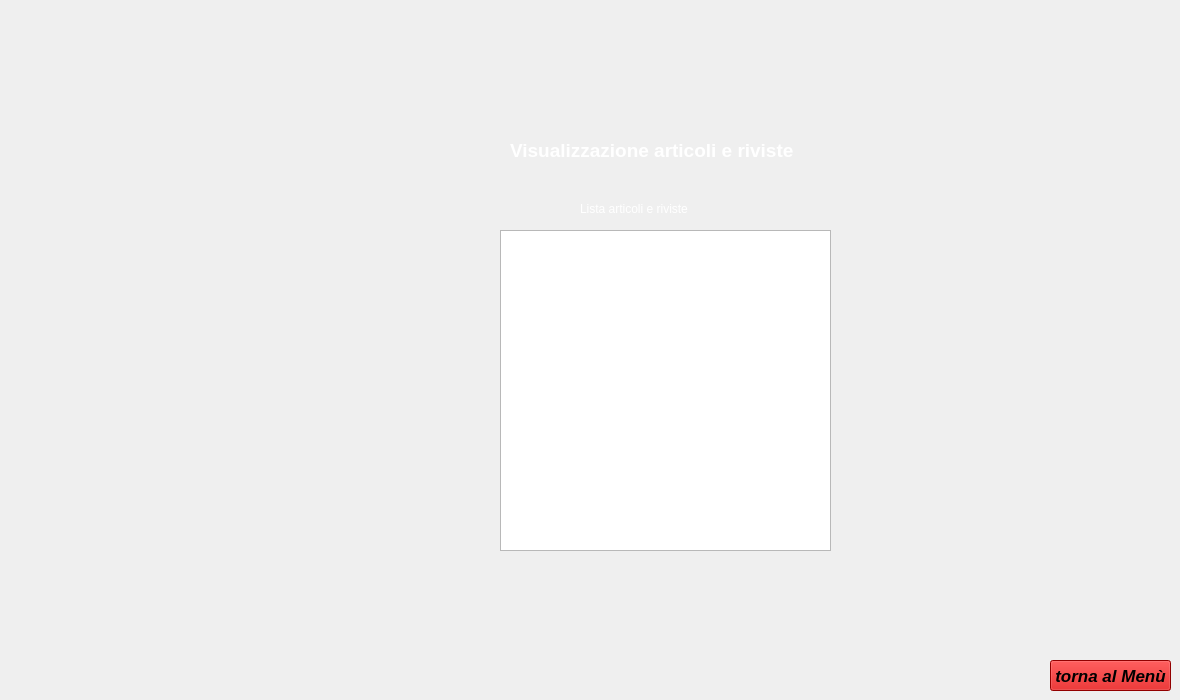
    <widget class="QWidget" name="visual_conf_riv">
     <widget class="QListWidget" name="Lista_conf_riv">
      <property name="geometry">
       <rect>
        <x>500</x>
        <y>230</y>
        <width>331</width>
        <height>321</height>
       </rect>
      </property>
      <property name="styleSheet">
       <string notr="true">color: rgb(255, 255, 255);</string>
      </property>
     </widget>
     <widget class="QLabel" name="titolo">
      <property name="geometry">
       <rect>
        <x>510</x>
        <y>140</y>
        <width>291</width>
        <height>21</height>
       </rect>
      </property>
      <property name="font">
       <font>
        <pointsize>14</pointsize>
        <weight>75</weight>
        <bold>true</bold>
       </font>
      </property>
      <property name="styleSheet">
       <string notr="true">color: rgb(255, 255, 255);</string>
      </property>
      <property name="text">
       <string>Visualizzazione articoli e riviste</string>
      </property>
     </widget>
     <widget class="QLabel" name="label_conf_riv">
      <property name="geometry">
       <rect>
        <x>580</x>
        <y>200</y>
        <width>141</width>
        <height>17</height>
       </rect>
      </property>
      <property name="styleSheet">
       <string notr="true">color: rgb(255, 255, 255);</string>
      </property>
      <property name="text">
       <string>Lista articoli e riviste</string>
      </property>
     </widget>
     <widget class="QPushButton" name="tornamenu_9">
      <property name="geometry">
       <rect>
        <x>1050</x>
        <y>660</y>
        <width>121</width>
        <height>31</height>
       </rect>
      </property>
      <property name="font">
       <font>
        <pointsize>13</pointsize>
        <weight>75</weight>
        <italic>true</italic>
        <bold>true</bold>
        <underline>false</underline>
        <strikeout>false</strikeout>
        <kerning>true</kerning>
       </font>
      </property>
      <property name="styleSheet">
       <string notr="true">background-color: rgb(204, 0, 0);</string>
      </property>
      <property name="text">
       <string>torna al Menù</string>
      </property>
     </widget>
    </widget>
